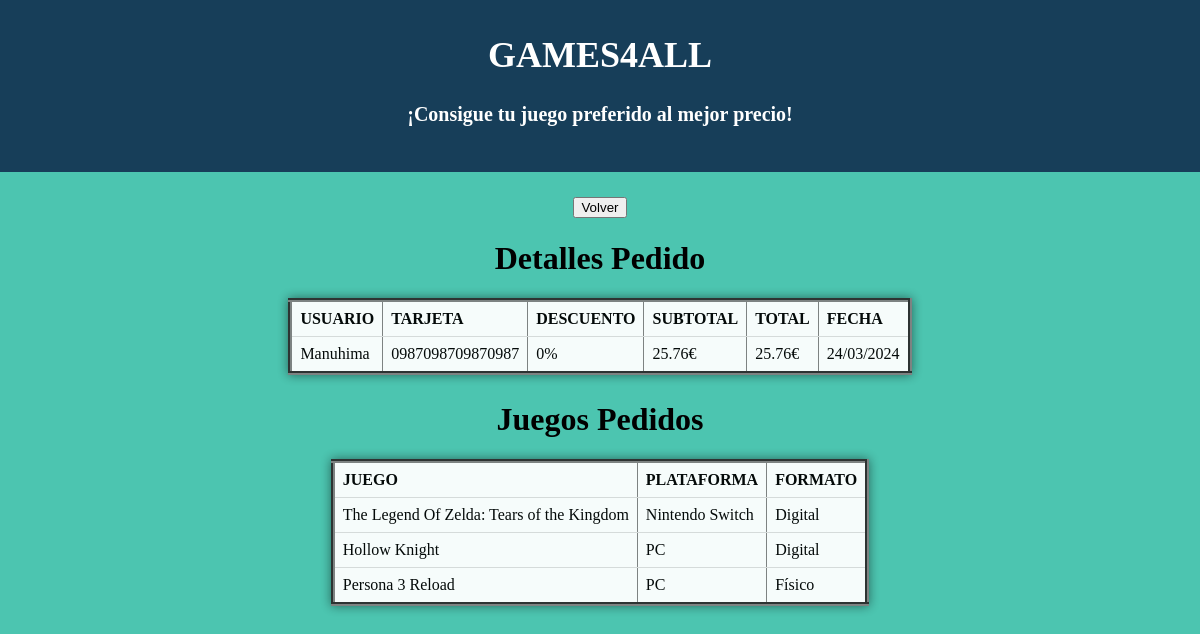
Screenshot of /detalles_pedido.php?id=4 (signed in) with the database file from the repository.
### tables this page shows
CREATE TABLE `pedido` (
  `id_pedido` int(11) NOT NULL,
  `id_usuario` int(11) NOT NULL,
  `id_tarjeta` int(11) NOT NULL,
  `descuento` int(11) DEFAULT NULL,
  `subtotal` decimal(10,2) NOT NULL,
  `fecha` date NOT NULL
);

CREATE TABLE `usuario` (
  `id_usuario` int(11) NOT NULL,
  `rol` varchar(15) NOT NULL DEFAULT 'usuario',
  `alias` varchar(15) NOT NULL,
  `password` varchar(15) NOT NULL,
  `correo` varchar(30) NOT NULL,
  `nombre` varchar(60) NOT NULL,
  `pais` varchar(20) NOT NULL,
  `ciudad` varchar(20) NOT NULL,
  `direccion` varchar(40) NOT NULL,
  `cod_postal` varchar(8) NOT NULL
);

CREATE TABLE `tarjeta` (
  `id_tarjeta` int(11) NOT NULL,
  `numero` varchar(17) NOT NULL,
  `caducidad` date NOT NULL,
  `titular` varchar(60) NOT NULL,
  `id_usuario` int(11) NOT NULL
);

CREATE TABLE `juego` (
  `id_juego` int(11) NOT NULL,
  `plataforma` enum('PC','Nintendo Switch','PlayStation 4','PlayStation 5','Xbox One','Xbox Series') NOT NULL,
  `titulo` varchar(80) NOT NULL,
  `precio` decimal(10,2) NOT NULL,
  `rebaja` int(11) NOT NULL,
  `stock` int(11) NOT NULL,
  `formato` int(11) NOT NULL
);

### detalles_pedido.php (the view, shortened to what this page needs)
<?php
    if(isset($_GET['id']) && !empty($_GET['id'])) {
        $id_pedido = $_GET['id'];
        $conexion = new mysqli("localhost", "root", "", "games4all");
        $rol = $_COOKIE['rol'];
?>
<!DOCTYPE html>
<html>
    <head>
        <link rel="stylesheet" href="estilos.css">
        <div id="header">
        <h1>GAMES4ALL</h1>
        <h4>¡Consigue tu juego preferido al mejor precio!</h4>
    </div>
    </head>
    <body style="background-color: #4CC5B0; color: #000000;">
    <div style="text-align: center;">
        <div>
        <?php
            if ($rol === 'administrador') {
                echo '<form method="POST" action="gestionar_pedidos.php">
                      <input type="submit" value="Volver">';
            } else {
                echo '<form method="POST" action="consultar_pedidos.php">
                      <input type="submit" value="Volver">';
            }
            ?>
        </div>
        <h1>Detalles Pedido</h1>
    </div>
    <div style="display: inline-block; background-color: #ffffff; opacity: 0.95; box-shadow: 0 0 10px 0 rgba(0,0,0,0.5); ">
        <table border='4' style='border-collapse: collapse;'>
            <tr>
                <th>USUARIO</th>
                <th>TARJETA</th>
                <th>DESCUENTO</th>
                <th>SUBTOTAL</th>
                <th>TOTAL</th>
                <th>FECHA</th>
            </tr>
            <?php
            $sql = "SELECT p.id_pedido, u.alias, t.numero, IFNULL(p.descuento, 0) as descuento, p.subtotal, p.fecha FROM pedido p JOIN usuario u ON p.id_usuario = u.id_usuario JOIN tarjeta t ON p.id_tarjeta = t.id_tarjeta WHERE p.id_pedido = ".$id_pedido."";
            $resultado = $conexion->query($sql);
            while ($fila = $resultado->fetch_assoc()) {
                echo "<tr>
                        <td>".$fila['alias']."</td>
                        <td>".$fila['numero']."</td>
                        <td>".$fila['descuento']."%</td>
                        <td>".$fila['subtotal']."€</td>
                        <td>".number_format($fila['subtotal']-($fila['subtotal']*($fila['descuento'] / 100)),2)."€</td>
                        <td>";echo date('d/m/Y', strtotime($fila['fecha']));"</td>
                    </tr>";
            }
            ?>
        </table>
    </div>
    <div>
        <h1 style="text-align: center;">Juegos Pedidos</h1>
        <div style="display: inline-block; background-color: #ffffff; opacity: 0.95; box-shadow: 0 0 10px 0 rgba(0,0,0,0.5); ">
            <table border='4' style='border-collapse: collapse;'>
                <tr>
                    <th>JUEGO</th>
                    <th>PLATAFORMA</th>
                    <th>FORMATO</th>
                </tr>
                <?php
                $sql = "SELECT p.id_pedido, j.titulo, j.plataforma, j.formato FROM pedido p JOIN juegos_pedido jp ON p.id_pedido = jp.id_pedido JOIN juego j ON jp.id_juego = j.id_juego WHERE p.id_pedido = ".$id_pedido."";
                $resultado = $conexion->query($sql);
                while ($fila = $resultado->fetch_assoc()) {
                    echo "<tr>
                            <td>".$fila['titulo']."</td>
                            <td>".$fila['plataforma']."</td>
                            <td>";echo $fila['formato'] == 0 ? "Físico" : "Digital";"</td>
                        </tr>";
                }
                ?>
            </table>
        </div>
    </div>
    <?php
    } else {
        echo "ID de pedido no proporcionado.";
    }
    ?>
</body>
</html>

### estilos.css (style rules this page uses)
body { background: url('fondo.png') no-repeat center center fixed; background-size: contain; text-align: center; color: #4CC5B0; margin: 0; }
#header { background-color: #173E59; color: #ffffff; padding: 20px; margin-top: -10px; margin-left: 0px; margin-right: 0px; margin-bottom: 25px; }
#header h1 { font-family: 'Brush Script MT', cursive; font-size: 36px; }
#header h4 { font-family: 'Brush Script MT', cursive; font-size: 20px; }

### detalles_pedido.php (style rules this page uses)
th, td { padding: 8px; text-align: left; border-bottom: 1px solid #ddd; }

### rows the page displays
pedido: id_usuario.alias "Manuhima", id_tarjeta.numero "0987098709870987", descuento "0", subtotal "25.76", fecha "24/03/2024", juego.titulo "The Legend Of Zelda: Tears of the Kingdom", juego.plataforma "Nintendo Switch", shows "Digital", juego.titulo "Hollow Knight", juego.plataforma "PC", juego.titulo "Persona 3 Reload"
